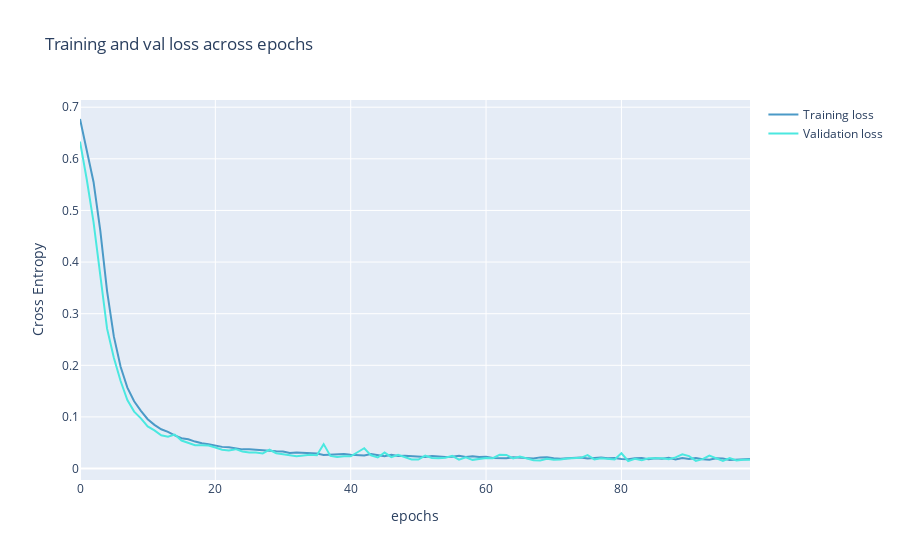

The code cell stored with this chart in its notebook:
### Code cell
fig = go.Figure(data=[
                      go.Scatter(
                          y=history.history["loss"],
                          name="Training loss",
                          mode="lines",
                          marker=dict(
                              color=color_chart[0]
                          )),
                      go.Scatter(
                          y=history.history["val_loss"],
                          name="Validation loss",
                          mode="lines",
                          marker=dict(
                              color=color_chart[1]
                          ))
])
fig.update_layout(
    title='Training and val loss across epochs',
    xaxis_title='epochs',
    yaxis_title='Cross Entropy'    
)
fig.show()
